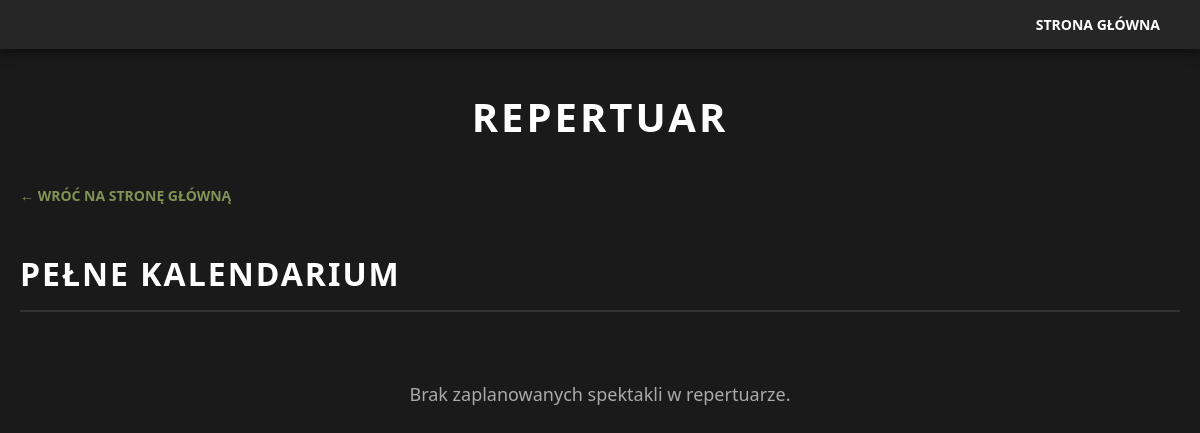
The app's page /kalendarium.php, older data.
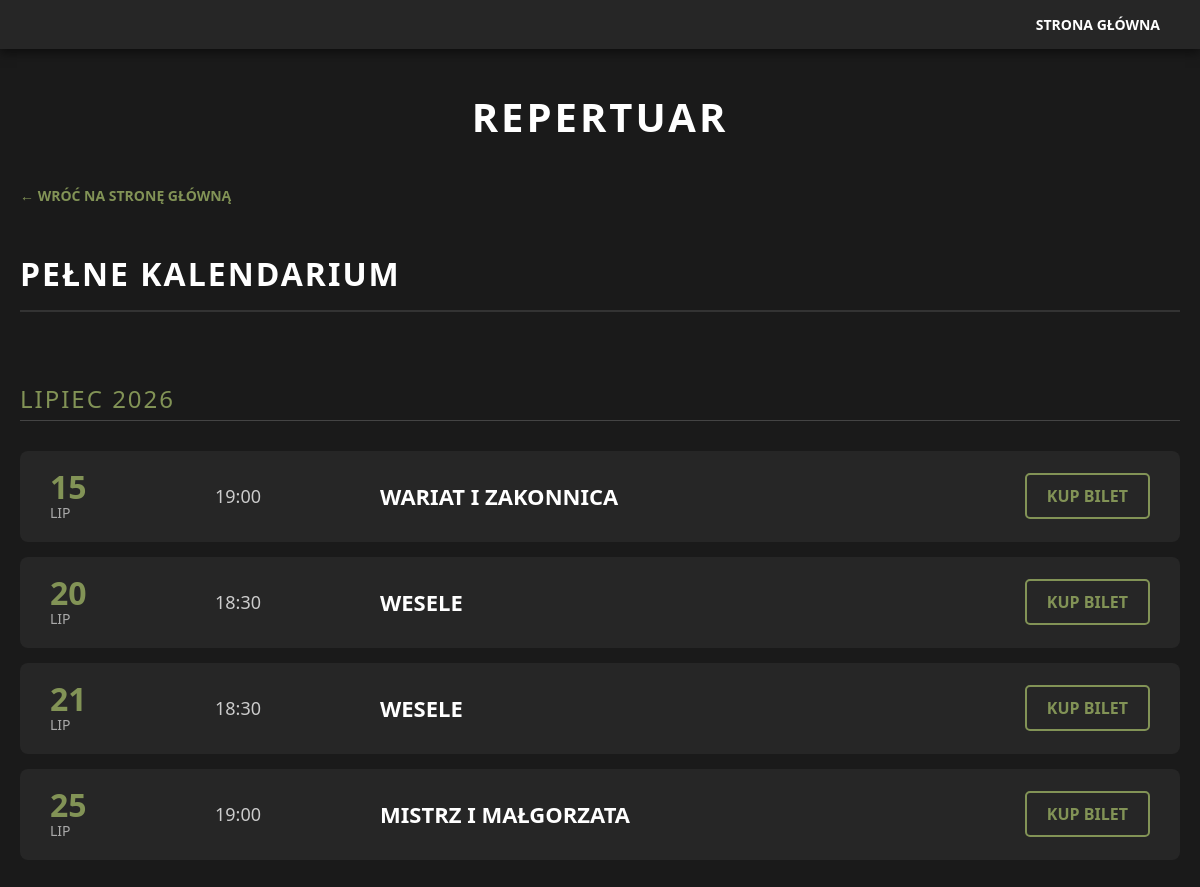
The same page, newer data.
### tables this page shows
CREATE TABLE `terminy` (
  `id` int(11) NOT NULL,
  `spektakl_id` int(11) NOT NULL,
  `data_wystawienia` datetime NOT NULL
);

CREATE TABLE `spektakle` (
  `id` int(11) NOT NULL,
  `tytul` varchar(255) NOT NULL,
  `opis` text DEFAULT NULL,
  `cena` decimal(10,2) NOT NULL,
  `plakat` varchar(255) DEFAULT 'zdjecia/domyslny_plakat.jpg'
);

### kalendarium.php (the view, shortened to what this page needs)
<?php
require_once 'database.php';
try {
    $sql = "SELECT t.id AS termin_id, s.id AS spektakl_id, s.tytul, t.data_wystawienia
            FROM Terminy t
            JOIN Spektakle s ON t.spektakl_id = s.id
            ORDER BY t.data_wystawienia ASC";
    $stmtHarmonogram = $pdo->query($sql);
    $harmonogram = $stmtHarmonogram->fetchAll(PDO::FETCH_ASSOC);
} catch (\PDOException $e) {
    die("Błąd bazy danych: " . $e->getMessage());
}
function polskiMiesiacSkrot($numerMiesiaca) {
    $miesiace = ['', 'Sty', 'Lut', 'Mar', 'Kwi', 'Maj', 'Cze', 'Lip', 'Sie', 'Wrz', 'Paź', 'Lis', 'Gru'];
    return $miesiace[(int)$numerMiesiaca];
}
function polskiMiesiacPelny($numerMiesiaca) {
    $miesiace = ['', 'Styczeń', 'Luty', 'Marzec', 'Kwiecień', 'Maj', 'Czerwiec', 'Lipiec', 'Sierpień', 'Wrzesień', 'Październik', 'Listopad', 'Grudzień'];
    return $miesiace[(int)$numerMiesiaca];
}
?>
<!DOCTYPE html>
<html lang="pl">
<head>
</head>
<body>
    <div class="top-bar">
        <div>
            <a href="index.php" style="color: #fff;">Strona Główna</a>
        </div>
    </div>
    <div class="header-sekcja">
        <h1 style="color: white; font-size: 40px; margin: 0; text-transform: uppercase; letter-spacing: 3px;">Repertuar</h1>
    </div>
    <div class="kontener-sekcji">
        <a href="index.php" class="powrot">&larr; Wróć na stronę główną</a>
        <h2 class="naglowek-sekcji">Pełne Kalendarium</h2>
        <div class="lista-spektakli">
            <?php if (empty($harmonogram)): ?>
                <div class="brak-danych">Brak zaplanowanych spektakli w repertuarze.</div>
            <?php else: ?>
                <?php
                $ostatni_miesiac_rok = '';
                foreach ($harmonogram as $s):
                    $timestamp = strtotime($s['data_wystawienia']);
                    $dzien = date('d', $timestamp);
                    $nr_miesiaca = date('n', $timestamp);
                    $rok = date('Y', $timestamp);
                    $skrot_miesiaca = polskiMiesiacSkrot($nr_miesiaca);
                    $biezacy_miesiac_rok = $nr_miesiaca . '-' . $rok;
                    if ($ostatni_miesiac_rok !== $biezacy_miesiac_rok) {
                        echo "<div class='separator-miesiaca'>" . polskiMiesiacPelny($nr_miesiaca) . " $rok</div>";
                        $ostatni_miesiac_rok = $biezacy_miesiac_rok;
                    }
                ?>
                    <a href="spektakl.php?id=<?= $s['spektakl_id'] ?>" class="wiersz-spektaklu">
                        <div class="w-data">
                            <div class="w-dzien"><?= $dzien ?></div>
                            <div class="w-miesiac"><?= $skrot_miesiaca ?></div>
                        </div>
                        <div class="w-czas"><?= date('H:i', $timestamp) ?></div>
                        <div class="w-tytul"><h3 class="w-tytul-tekst"><?= htmlspecialchars($s['tytul']) ?></h3></div>
                        <div class="w-akcja">
                            <object><a href="wybor_miejsca.php?termin_id=<?= $s['termin_id'] ?>" class="btn-kup">Kup bilet</a></object>
                        </div>
                    </a>
                <?php endforeach; ?>
            <?php endif; ?>
        </div>
    </div>
</body>
</html>

### kalendarium.php (style rules this page uses)
body { font-family: 'Segoe UI', Tahoma, Geneva, Verdana, sans-serif; background-color: #1a1a1a; color: #e0e0e0; margin: 0; padding: 0; padding-bottom: 80px; }
.top-bar { background-color: #262626; padding: 15px 40px; display: flex; justify-content: space-between; align-items: center; box-shadow: 0 4px 10px rgba(0,0,0,0.5); font-size: 14px; }
.top-bar a { color: #aaaaaa; text-decoration: none; margin-left: 20px; text-transform: uppercase; font-weight: bold; transition: 0.3s; }
.header-sekcja { text-align: center; margin: 40px 20px; }
.kontener-sekcji { max-width: 1200px; margin: 0 auto; padding: 0 20px; }
.naglowek-sekcji { font-size: 32px; color: #fff; margin-bottom: 30px; border-bottom: 2px solid #333; padding-bottom: 15px; text-transform: uppercase; letter-spacing: 2px; }
.separator-miesiaca { font-size: 24px; color: #829356; margin: 40px 0 15px 0; padding-bottom: 5px; border-bottom: 1px solid #444; text-transform: uppercase; letter-spacing: 2px; }
.lista-spektakli { display: flex; flex-direction: column; gap: 15px; }
.wiersz-spektaklu { display: flex; align-items: center; background: #262626; border-radius: 8px; padding: 20px 30px; text-decoration: none; transition: 0.3s; }
.w-data { width: 15%; }
.w-dzien { font-size: 32px; font-weight: bold; color: #829356; line-height: 1; }
.w-miesiac { font-size: 14px; color: #aaa; text-transform: uppercase; }
.w-czas { width: 15%; font-size: 18px; color: #ccc; }
.w-tytul { width: 45%; }
.w-tytul-tekst { font-size: 22px; color: #fff; font-weight: bold; margin: 0; text-transform: uppercase; }
.w-akcja { width: 25%; text-align: right; }
.btn-kup { display: inline-block; color: #829356; border: 2px solid #829356; padding: 10px 20px; text-decoration: none; border-radius: 5px; font-weight: bold; text-transform: uppercase; transition: 0.3s; }
.powrot { display: inline-block; margin-bottom: 20px; color: #829356; text-decoration: none; font-weight: bold; text-transform: uppercase; font-size: 14px; }
.brak-danych { text-align: center; color: #aaa; font-size: 18px; padding: 40px; }

Row changes from the older to the newer data that the page shows:
added terminy: data_wystawienia "LIPIEC", data_wystawienia "2026", data_wystawienia "15", data_wystawienia "LIP", data_wystawienia "19:00", spektakl.tytul "WARIAT I ZAKONNICA"
added terminy: data_wystawienia "20", data_wystawienia "LIP", data_wystawienia "18:30", spektakl.tytul "WESELE"
added terminy: data_wystawienia "21", data_wystawienia "LIP", data_wystawienia "18:30", spektakl.tytul "WESELE"
added terminy: data_wystawienia "25", data_wystawienia "LIP", data_wystawienia "19:00", spektakl.tytul "MISTRZ I MAŁGORZATA"
Text that changed along with them:
text no longer shown: "Brak zaplanowanych spektakli w repertuarze."
